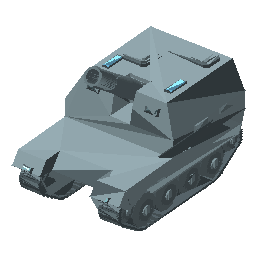
#> input picture game/RTSPC.sdd/unitpics/artileri-ringan-f2.png, 256 x 256 px
$ python grading_medan.py ../game/RTSPC.sdd/unitpics/artileri-ringan-f2.png ../game/RTSPC.sdd/unitpics/artileri-ringan.png
#> lines starting #> are read from the running program, lines starting #| are printed output that depends on the picture
"""Grading warna albedo medan bersama untuk semua generator peta (tahap 5).

🟡 Usulan Claude 2026-11-24, arah "natural dan dramatis": hijau yang terlalu jenuh dan terang (rumput kartun)
digeser ke hijau zaitun tua yang lebih kalem, batu/tanah dibiarkan, dan kontras tengah sedikit dinaikkan supaya
bentuk medan terbaca di bawah cahaya baru (tools/poles_peta.py). Warna lain tidak disentuh.

Pemakaian di generator: `from grading_medan import grade` lalu `image = grade(image)` sebelum disimpan ke warna.bmp
(dan minimap, karena Recoil memakai minimap untuk mewarnai rumput). Uji cepat:
    python tools/grading_medan.py <masuk.png> <keluar.png>   (menulis keluar + perbandingan sebelum/sesudah)
"""
import sys

import numpy as np
from PIL import Image

KEKUATAN = 1.0


def grade(image, kekuatan=KEKUATAN):
    rgb = np.asarray(image.convert("RGB"), dtype=np.float32) / 255
    r, g, b = rgb[..., 0], rgb[..., 1], rgb[..., 2]
    luma = .2126 * r + .7152 * g + .0722 * b
    # Seberapa "rumput jenuh": hijau melebihi rata-rata merah dan biru.
    hijau = np.clip((g - np.maximum(r, b) * .92) / .12, 0, 1) * kekuatan
    # 1) Turunkan saturasi hijau 35% dan geser ke zaitun (sedikit merah, kurangi biru).
    abu = luma[..., None]
    kalem = abu + (rgb - abu) * .65
    kalem = kalem * np.array([1.03, .98, .90])
    # 2) Gelapkan rumput 12% supaya tidak menyala di bawah matahari hangat.
    kalem *= .88
    hasil = rgb + (kalem - rgb) * hijau[..., None]
    # 3) Kontras tengah lembut (kurva S kecil di sekitar luma 0,35) untuk semua piksel.
    tengah = .35
    hasil = tengah + (hasil - tengah) * (1 + .10 * kekuatan)
    return Image.fromarray((np.clip(hasil, 0, 1) * 255 + .5).astype(np.uint8))


if __name__ == "__main__":
    masuk, keluar = sys.argv[1], sys.argv[2]
    awal = Image.open(masuk).convert("RGB")
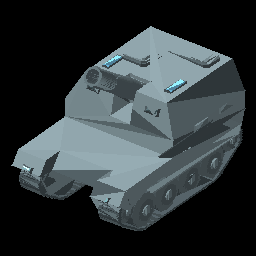
#> awal: PIL image 256x256 RGB; mean R, G, B 46.4, 53.6, 55.9
    akhir = grade(awal)
#> in grade, `r, g, b = rgb[..., 0], rgb[..., 1], rgb[..., 2]`:
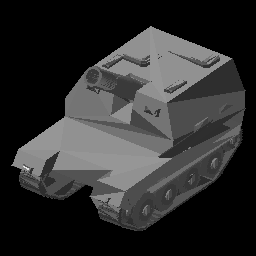
#> r: shape (256, 256) float32; min 0, max 0.886, mean 0.182
#> in grade, `r, g, b = rgb[..., 0], rgb[..., 1], rgb[..., 2]`:
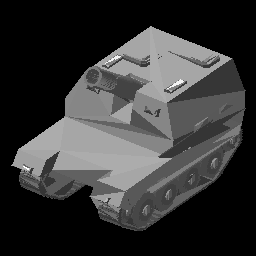
#> g: shape (256, 256) float32; min 0, max 1, mean 0.21
#> in grade, `hijau = np.clip((g - np.maximum(r, b) * .92) / .12, 0, 1) * kekuatan`:
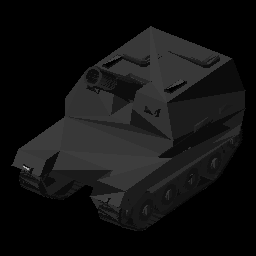
#> hijau: shape (256, 256) float32; min 0, max 0.667, mean 0.0701
    akhir.save(keluar)
    w, h = awal.size
#> w = 256; h = 256
    s = 1600 / (w * 2)
#> s = 3.12
    banding = Image.new("RGB", (int(w * 2 * s), int(h * s)))
#> banding: PIL image 1600x800 RGB; every value is 0
    banding.paste(awal.resize((int(w * s), int(h * s))), (0, 0))
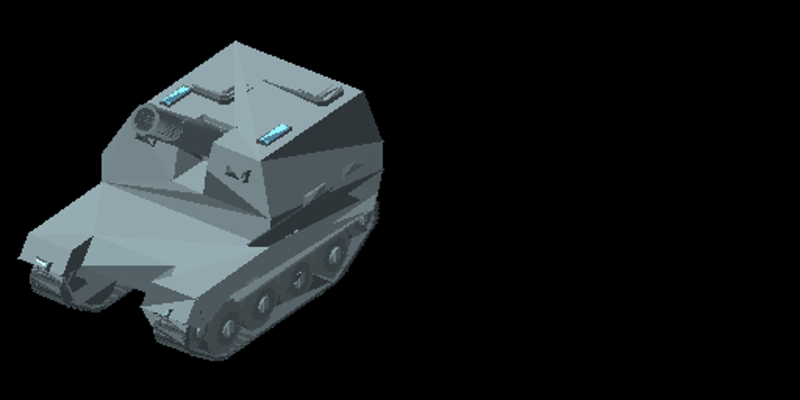
#> banding: PIL image 1600x800 RGB (shown at 1/2 size); mean R, G, B 23.2, 26.8, 28
    banding.paste(akhir.resize((int(w * s), int(h * s))), (int(w * s), 0))
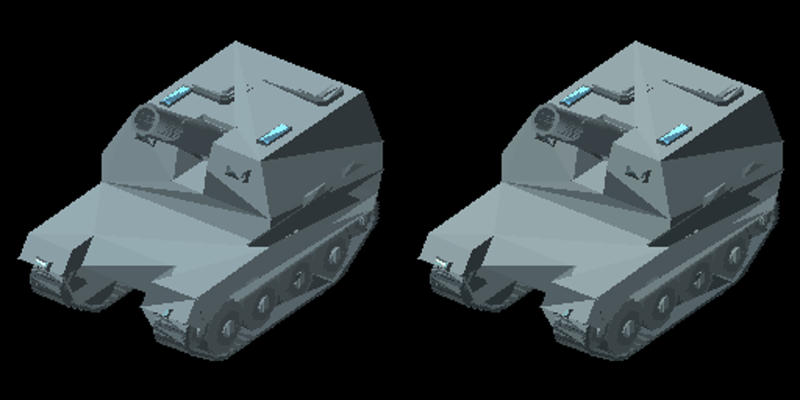
#> banding: PIL image 1600x800 RGB (shown at 1/2 size); mean R, G, B 46.6, 53.5, 55.5
    banding.save(keluar.rsplit(".", 1)[0] + "-banding.jpg", quality=90)
    print("selesai", keluar)

$ run again, on game/RTSPC.sdd/unitpics/gardu-f2.png
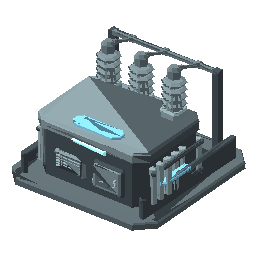
#> input picture game/RTSPC.sdd/unitpics/gardu-f2.png, 256 x 256 px
#> in grade, `hijau = np.clip((g - np.maximum(r, b) * .92) / .12, 0, 1) * kekuatan`:
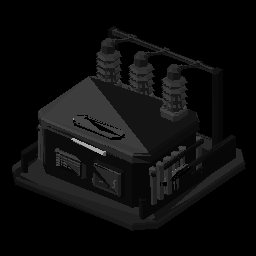
#> hijau: shape (256, 256) float32; min 0, max 0.667, mean 0.0499
#> `banding.paste(akhir.resize((int(w * s), int(h * s))), (int(w * s), 0))`:
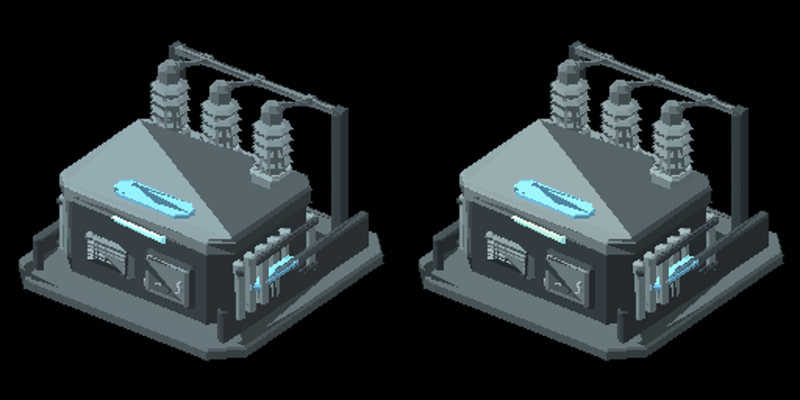
#> banding: PIL image 1600x800 RGB (shown at 1/2 size); mean R, G, B 36.6, 42.9, 44.9

$ run again, on game/RTSPC.sdd/unitpics/gardu.png
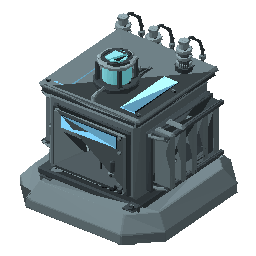
#> input picture game/RTSPC.sdd/unitpics/gardu.png, 256 x 256 px
#> in grade, `kalem = kalem * np.array([1.03, .98, .90])`:
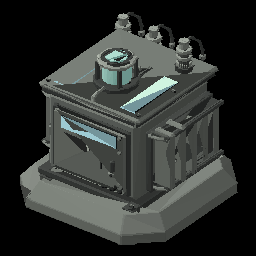
#> kalem: shape (256, 256, 3) float64; mean of channels 0, 1, 2 0.179, 0.191, 0.181; drawn as R, G, B
#> `banding.paste(akhir.resize((int(w * s), int(h * s))), (int(w * s), 0))`:
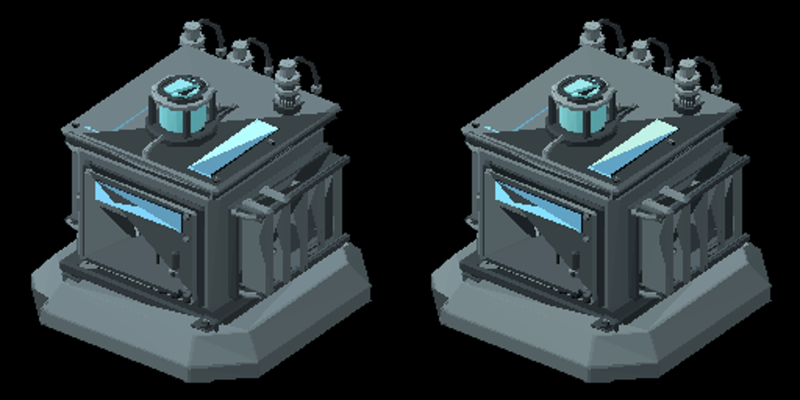
#> banding: PIL image 1600x800 RGB (shown at 1/2 size); mean R, G, B 41.8, 49.8, 52.3

$ run again, on game/RTSPC.sdd/unitpics/gudang-f2.png
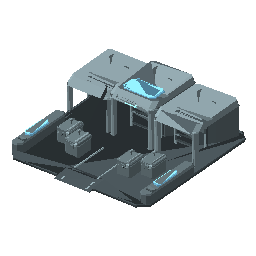
#> input picture game/RTSPC.sdd/unitpics/gudang-f2.png, 256 x 256 px
#> in grade, `hijau = np.clip((g - np.maximum(r, b) * .92) / .12, 0, 1) * kekuatan`:
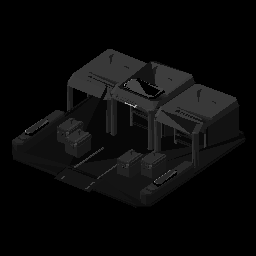
#> hijau: shape (256, 256) float32; min 0, max 0.667, mean 0.0412
#> `banding.paste(akhir.resize((int(w * s), int(h * s))), (int(w * s), 0))`:
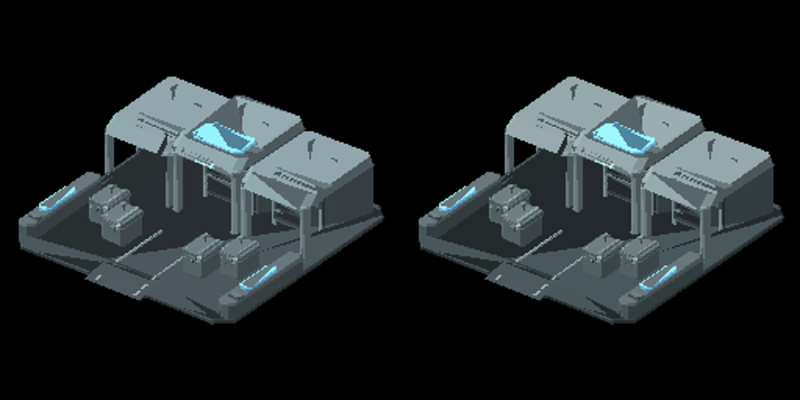
#> banding: PIL image 1600x800 RGB (shown at 1/2 size); mean R, G, B 29.7, 34.8, 36.4
